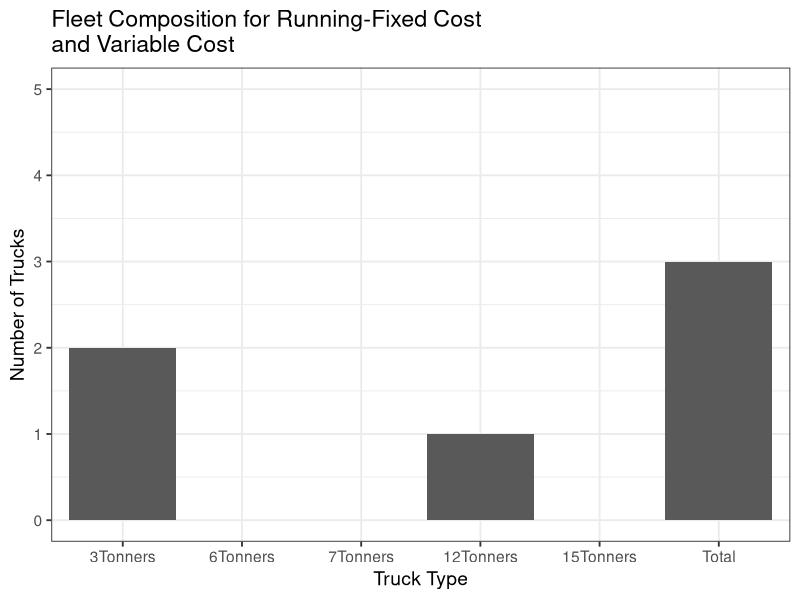
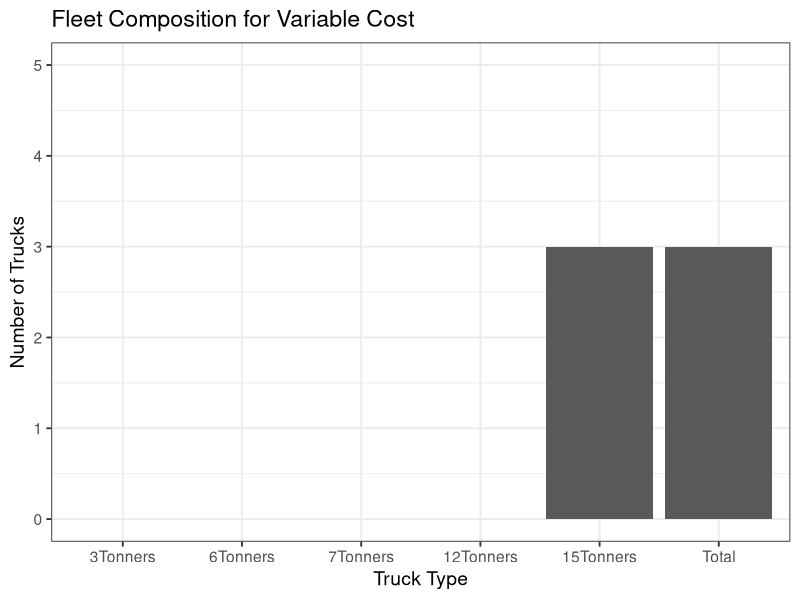
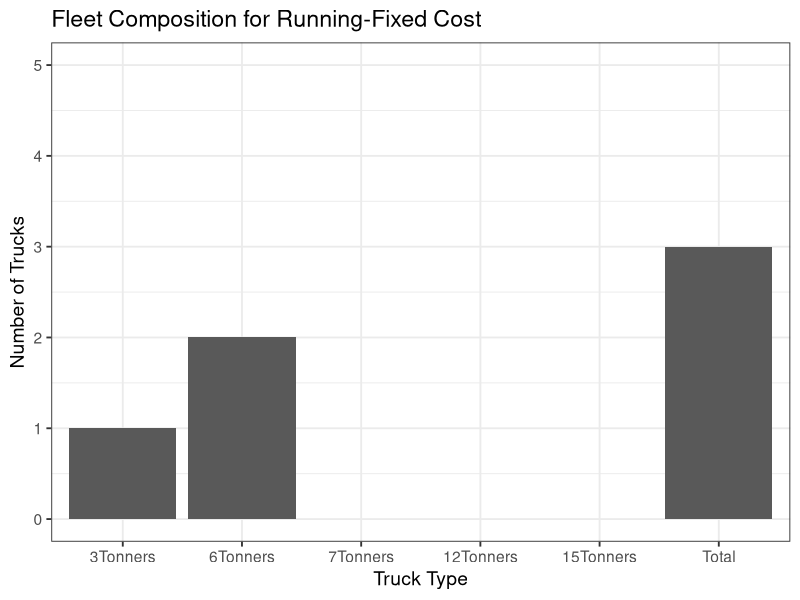
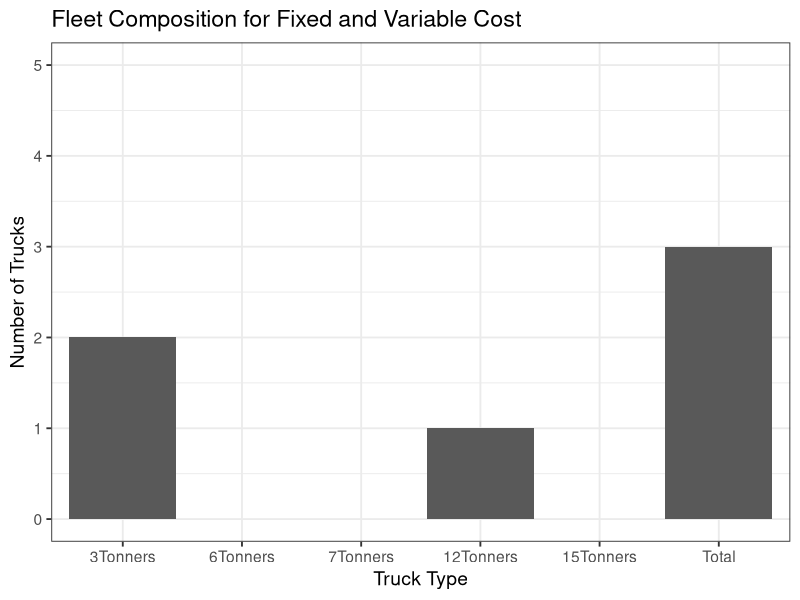
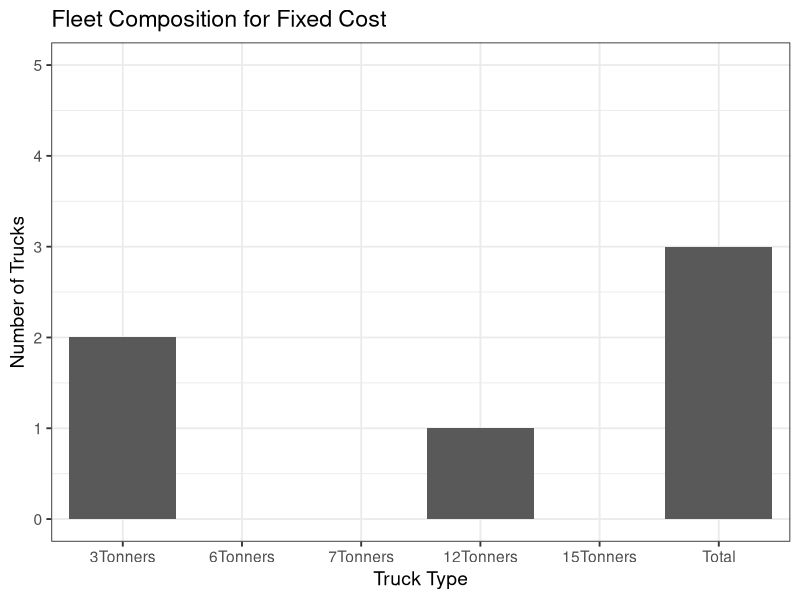
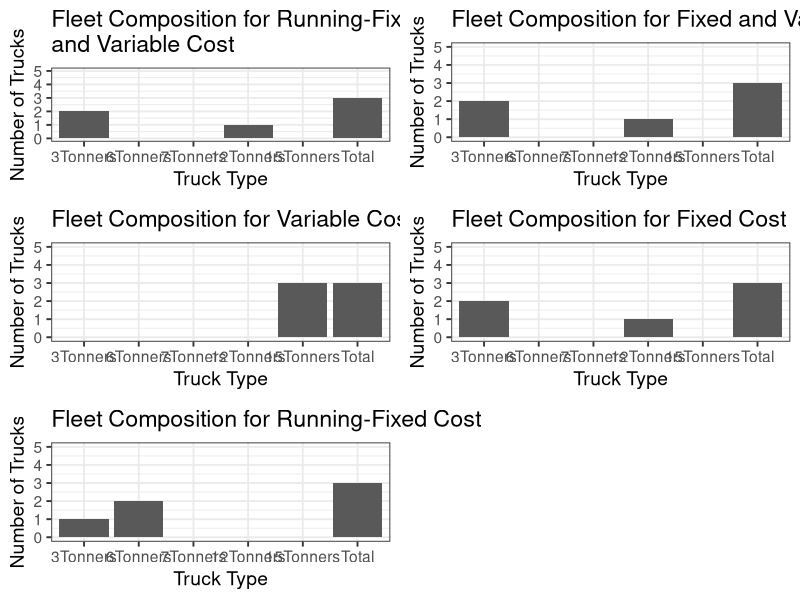
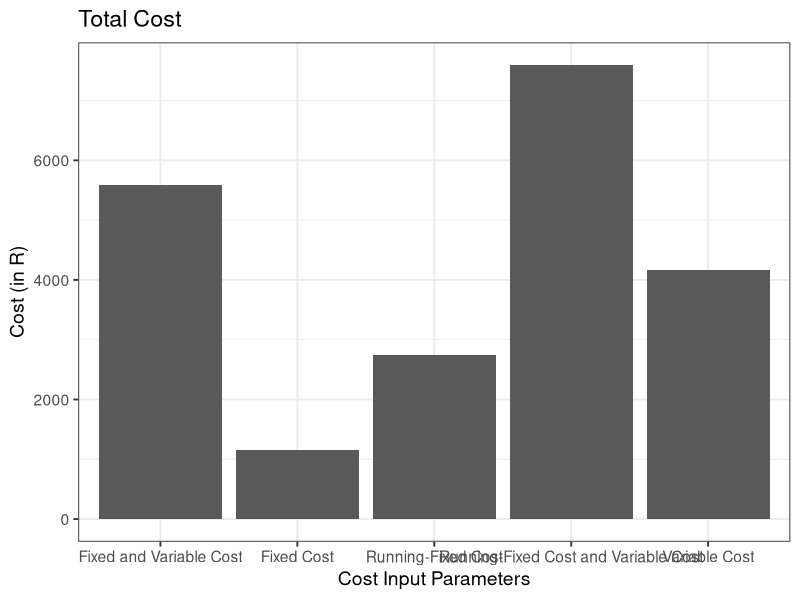
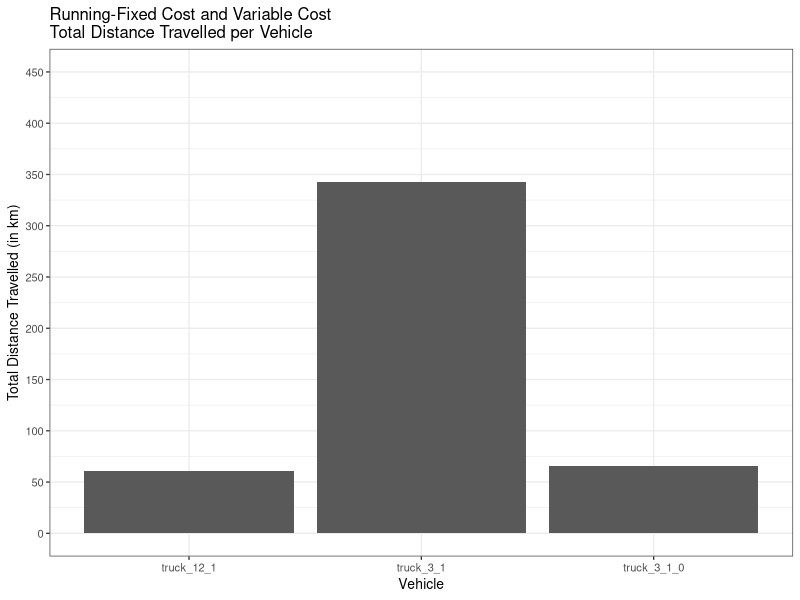

Recreate these plots in R, in order.
## ---- chunk 1
setwd("/home/frans/Documents/BPJ420/CarrierPlanInterpreter/Day3")
## ---- chunk 2
library(ggplot2)
library(xtable)
## ---- chunk 3
setwd("/home/frans/Documents/BPJ420/CarrierPlanInterpreter/Day3")
FSMinfoRunFixAndVar <- read.csv("Day3_80_vehicleTypesFixedRunningAndVariablesumValues.csv")
FSMinfoRunFixAndVar
## ---- chunk 4
RunFixAndVarThreeTonners <- FSMinfoRunFixAndVar[grep("truck_3",FSMinfoRunFixAndVar$vehId),]
RunFixAndVarSixTonners <- FSMinfoRunFixAndVar[grep("truck_6",FSMinfoRunFixAndVar$vehId),]
RunFixAndVarSevenTonners <- FSMinfoRunFixAndVar[grep("truck_7",FSMinfoRunFixAndVar$vehId),]
RunFixAndVarTwelveTonners <- FSMinfoRunFixAndVar[grep("truck_12",FSMinfoRunFixAndVar$vehId),]
RunFixAndVarFifteenTonners <- FSMinfoRunFixAndVar[grep("truck_15",FSMinfoRunFixAndVar$vehId),]
RunFixAndVarThreeTonners
## ---- chunk 5
CollumnNames <- c("3Tonners", "6Tonners", "7Tonners", "12Tonners", "15Tonners")
TruckTotals <- data.frame(matrix(nrow=0, ncol=5))
## ---- chunk 6
TruckTotals <- rbind(c(length(RunFixAndVarThreeTonners$vehId),length(RunFixAndVarSixTonners$vehId),length(RunFixAndVarSevenTonners$vehId),length(RunFixAndVarTwelveTonners$vehId),length(RunFixAndVarFifteenTonners$vehId)))
## ---- chunk 7
colnames(TruckTotals) <- CollumnNames
rownames(TruckTotals) <- "RunFixAndVar"
TruckTotals
## ---- chunk 8
setwd("/home/frans/Documents/BPJ420/CarrierPlanInterpreter/Day3")
FSMinfoVar <- read.csv("Day3_80_vehicleTypesOnlyVariablesumValues.csv")
## ---- chunk 9
VarThreeTonners <- FSMinfoVar[grep("truck_3",FSMinfoVar$vehId),]
VarSixTonners <- FSMinfoVar[grep("truck_6",FSMinfoVar$vehId),]
VarSevenTonners <- FSMinfoVar[grep("truck_7",FSMinfoVar$vehId),]
VarTwelveTonners <- FSMinfoVar[grep("truck_12",FSMinfoVar$vehId),]
VarFifteenTonners <- FSMinfoVar[grep("truck_15",FSMinfoVar$vehId),]
## ---- chunk 10
TruckTotals <- rbind(TruckTotals,c(length(VarThreeTonners$vehId),length(VarSixTonners$vehId),length(VarSevenTonners$vehId),length(VarTwelveTonners$vehId),length(VarFifteenTonners$vehId)))
rownames(TruckTotals) <- c("RunFixAndVar","VarOnly")
## ---- chunk 11
setwd("/home/frans/Documents/BPJ420/CarrierPlanInterpreter/Day3")
FSMinfoRunFix <- read.csv("Day3_80_vehicleTypesOnlyFixedRunningsumValues.csv")
## ---- chunk 12
RunFixThreeTonners <- FSMinfoRunFix[grep("truck_3",FSMinfoRunFix$vehId),]
RunFixSixTonners <- FSMinfoRunFix[grep("truck_6",FSMinfoRunFix$vehId),]
RunFixSevenTonners <- FSMinfoRunFix[grep("truck_7",FSMinfoRunFix$vehId),]
RunFixTwelveTonners <- FSMinfoRunFix[grep("truck_12",FSMinfoRunFix$vehId),]
RunFixFifteenTonners <- FSMinfoRunFix[grep("truck_15",FSMinfoRunFix$vehId),]
## ---- chunk 13
TruckTotals <- rbind(TruckTotals,c(length(RunFixThreeTonners$vehId),length(RunFixSixTonners$vehId),length(RunFixSevenTonners$vehId),length(RunFixTwelveTonners$vehId),length(RunFixFifteenTonners$vehId)))
rownames(TruckTotals) <- c("RunFixAndVar","VarOnly","RunFixOnly")
## ---- chunk 14
setwd("/home/frans/Documents/BPJ420/CarrierPlanInterpreter/Day3")
FSMinfoFixAndVar <- read.csv("Day3_80_vehicleTypesAbsFixAndVarsumValues.csv")
## ---- chunk 15
FixAndVarThreeTonners <- FSMinfoFixAndVar[grep("truck_3",FSMinfoFixAndVar$vehId),]
FixAndVarSixTonners <- FSMinfoFixAndVar[grep("truck_6",FSMinfoFixAndVar$vehId),]
FixAndVarSevenTonners <- FSMinfoFixAndVar[grep("truck_7",FSMinfoFixAndVar$vehId),]
FixAndVarTwelveTonners <- FSMinfoFixAndVar[grep("truck_12",FSMinfoFixAndVar$vehId),]
FixAndVarFifteenTonners <- FSMinfoFixAndVar[grep("truck_15",FSMinfoFixAndVar$vehId),]
## ---- chunk 16
TruckTotals <- rbind(TruckTotals,c(length(FixAndVarThreeTonners$vehId),length(FixAndVarSixTonners$vehId),length(FixAndVarSevenTonners$vehId),length(FixAndVarTwelveTonners$vehId),length(FixAndVarFifteenTonners$vehId)))
rownames(TruckTotals) <- c("RunFixAndVar","VarOnly","RunFixOnly","FixAndVar")
## ---- chunk 17
setwd("/home/frans/Documents/BPJ420/CarrierPlanInterpreter/Day3")
FSMinfoFix <- read.csv("Day3_80_vehicleTypesOnlyAbsFixsumValues.csv")
## ---- chunk 18
FixThreeTonners <- FSMinfoFix[grep("truck_3",FSMinfoFixAndVar$vehId),]
FixSixTonners <- FSMinfoFix[grep("truck_6",FSMinfoFixAndVar$vehId),]
FixSevenTonners <- FSMinfoFix[grep("truck_7",FSMinfoFixAndVar$vehId),]
FixTwelveTonners <- FSMinfoFix[grep("truck_12",FSMinfoFixAndVar$vehId),]
FixFifteenTonners <- FSMinfoFix[grep("truck_15",FSMinfoFixAndVar$vehId),]
## ---- chunk 19
TruckTotals <- rbind(TruckTotals,c(length(FixThreeTonners$vehId),length(FixSixTonners$vehId),length(FixSevenTonners$vehId),length(FixTwelveTonners$vehId),length(FixFifteenTonners$vehId)))
rownames(TruckTotals) <- c("Running-Fixed Cost and Variable Cost","Variable Cost","Running-Fixed Cost","Fixed and Variable Cost","Fixed Cost")
## ---- chunk 20
TruckTotals <- cbind(TruckTotals, rowSums(TruckTotals))
CollumnNames <- c("3Tonners", "6Tonners", "7Tonners", "12Tonners", "15Tonners", "Total")
colnames(TruckTotals) <- CollumnNames
TruckTotals
## ---- chunk 21
xtable(TruckTotals)
## ---- chunk 22
x <- CollumnNames
x <- as.character(x)
x <- factor(x, levels=unique(x))
## ---- chunk 23
TruckTotals[1,]
y <- TruckTotals[1,]
## ---- chunk 24
ggplotData <- data.frame(x,y)
## ---- chunk 25
g <- ggplot(data = ggplotData, aes(x=x,y=y)) + geom_bar(stat="identity") + xlab("Truck Type") + ylab("Number of Trucks") 
g <- g + theme_bw(base_size = 14) + ggtitle("Fleet Composition for Running-Fixed Cost \nand Variable Cost") 
g1 <- g + coord_cartesian(ylim=c(0, 5)) + scale_y_continuous(breaks=seq(0, 5, 1))
print(g1)
## ---- chunk 26
x <- CollumnNames
x <- as.character(x)
x <- factor(x, levels=unique(x))
y <- TruckTotals[2,]
ggplotData <- data.frame(x,y)
g <- ggplot(data = ggplotData, aes(x=x,y=y)) + geom_bar(stat="identity") + xlab("Truck Type") + ylab("Number of Trucks") 
g <- g + theme_bw(base_size = 14) + ggtitle("Fleet Composition for Variable Cost") 
g2 <- g + coord_cartesian(ylim=c(0, 5)) + scale_y_continuous(breaks=seq(0, 5, 1))
print(g2)
## ---- chunk 27
x <- CollumnNames
x <- as.character(x)
x <- factor(x, levels=unique(x))
y <- TruckTotals[3,]
ggplotData <- data.frame(x,y)
g <- ggplot(data = ggplotData, aes(x=x,y=y)) + geom_bar(stat="identity") + xlab("Truck Type") + ylab("Number of Trucks") 
g <- g + theme_bw(base_size = 14) + ggtitle("Fleet Composition for Running-Fixed Cost") 
g3 <- g + coord_cartesian(ylim=c(0, 5)) + scale_y_continuous(breaks=seq(0, 5, 1))
print(g3)
## ---- chunk 28
x <- CollumnNames
x <- as.character(x)
x <- factor(x, levels=unique(x))
y <- TruckTotals[4,]
ggplotData <- data.frame(x,y)
g <- ggplot(data = ggplotData, aes(x=x,y=y)) + geom_bar(stat="identity") + xlab("Truck Type") + ylab("Number of Trucks") 
g <- g + theme_bw(base_size = 14) + ggtitle("Fleet Composition for Fixed and Variable Cost") 
g4 <- g + coord_cartesian(ylim=c(0, 5)) + scale_y_continuous(breaks=seq(0, 5, 1))
print(g4)
## ---- chunk 29
x <- CollumnNames
x <- as.character(x)
x <- factor(x, levels=unique(x))
y <- TruckTotals[5,]
ggplotData <- data.frame(x,y)
g <- ggplot(data = ggplotData, aes(x=x,y=y)) + geom_bar(stat="identity") + xlab("Truck Type") + ylab("Number of Trucks") 
g <- g + theme_bw(base_size = 14) + ggtitle("Fleet Composition for Fixed Cost") 
g5 <- g + coord_cartesian(ylim=c(0, 5)) + scale_y_continuous(breaks=seq(0, 5, 1))
print(g5)
## ---- chunk 30
multiplot <- function(..., plotlist=NULL, file, cols=1, layout=NULL) {
        require(grid)
        
        # Make a list from the ... arguments and plotlist
        plots <- c(list(...), plotlist)
        
        numPlots = length(plots)
        
        # If layout is NULL, then use 'cols' to determine layout
        if (is.null(layout)) {
                # Make the panel
                # ncol: Number of columns of plots
                # nrow: Number of rows needed, calculated from # of cols
                layout <- matrix(seq(1, cols * ceiling(numPlots/cols)),
                                 ncol = cols, nrow = ceiling(numPlots/cols))
        }
        
        if (numPlots==1) {
                print(plots[[1]])
                
        } else {
                # Set up the page
                grid.newpage()
                pushViewport(viewport(layout = grid.layout(nrow(layout), ncol(layout))))
                
                # Make each plot, in the correct location
                for (i in 1:numPlots) {
                        # Get the i,j matrix positions of the regions that contain this subplot
                        matchidx <- as.data.frame(which(layout == i, arr.ind = TRUE))
                        
                        print(plots[[i]], vp = viewport(layout.pos.row = matchidx$row,
                                                        layout.pos.col = matchidx$col))
                }
        }
}
## ---- chunk 31
AllFC <- multiplot(g1,g2,g3,g4,g5, cols=2)
## ---- chunk 32
x <- c("Fixed Cost", "Fixed and Variable Cost", "Running-Fixed Cost", "Running-Fixed Cost and Variable Cost", "Variable Cost")
## ---- chunk 33
FSMinfoFix
FSMinfoFixAndVar
FSMinfoRunFix
FSMinfoRunFixAndVar
FSMinfoVar
y <- c(FSMinfoFix$score[1]/100, FSMinfoFixAndVar$score[1]/100, FSMinfoRunFix$score[1]/100, FSMinfoRunFixAndVar$score[1]/100, FSMinfoVar$score[1]/100)*-1
y
## ---- chunk 34
TotCostData <- data.frame(x,y)
TotCostData
## ---- chunk 35
g <- ggplot(data = TotCostData, aes(x=x, y=y)) + geom_bar(stat="identity") +xlab("Cost Input Parameters") +ylab("Cost (in R)")
g <- g + theme_bw(base_size = 14) + ggtitle("Total Cost") 
print(g)
## ---- chunk 36
xtable(TotCostData)
## ---- chunk 37
FSMinfoRunFixAndVar
## ---- chunk 38
x <- FSMinfoRunFixAndVar$vehId
x 
## ---- chunk 39
y <- FSMinfoRunFixAndVar$totDist
## ---- chunk 40
y <- y/1000 
y
## ---- chunk 41
DistanceData <- data.frame(x,y)
## ---- chunk 42
g <- ggplot(data = DistanceData, aes(x=x, y=y)) + geom_bar(stat="identity") +xlab("Vehicle") +ylab("Total Distance Travelled (in km)")
gD1 <- g + ggtitle("Running-Fixed Cost and Variable Cost \nTotal Distance Travelled per Vehicle") + theme_bw(base_size = 10)
gD1 <- gD1 + coord_cartesian(ylim=c(0, 450)) + scale_y_continuous(breaks=seq(0, 450, 50))
print(gD1)
## ---- chunk 43
x <- FSMinfoVar$vehId
y <- FSMinfoVar$totDist
y <- y/1000 
DistanceData <- data.frame(x,y)
g <- ggplot(data = DistanceData, aes(x=x, y=y)) + geom_bar(stat="identity") +xlab("Vehicle") +ylab("Total Distance Travelled (in km)")
gD2 <- g + ggtitle("Variable Cost \nTotal Distance Travelled per Vehicle") + theme_bw(base_size = 10)
gD2 <- gD2 + coord_cartesian(ylim=c(0, 450)) + scale_y_continuous(breaks=seq(0, 450, 50))
print(gD2)
## ---- chunk 44
x <- FSMinfoRunFix$vehId
y <- FSMinfoRunFix$totDist
y <- y/1000
DistanceData <- data.frame(x,y)
g <- ggplot(data = DistanceData, aes(x=x, y=y)) + geom_bar(stat="identity") +xlab("Vehicle") +ylab("Total Distance Travelled (in km)")
gD3 <- g + ggtitle("Running-Fixed Cost \nTotal Distance Travelled per Vehicle") + theme_bw(base_size = 10)
gD3 <- gD3 + coord_cartesian(ylim=c(0, 450)) + scale_y_continuous(breaks=seq(0, 450, 50))
print(gD3)
## ---- chunk 45
x <- FSMinfoFixAndVar$vehId
y <- FSMinfoFixAndVar$totDist
y <- y/1000 ##Convert y from meters to kilometers
DistanceData <- data.frame(x,y)
g <- ggplot(data = DistanceData, aes(x=x, y=y)) + geom_bar(stat="identity") +xlab("Vehicle") +ylab("Total Distance Travelled (in km)")
gD4 <- g + ggtitle("Fixed and Variable Cost \nTotal Distance Travelled per Vehicle") + theme_bw(base_size = 10)
gD4 <- gD4 + coord_cartesian(ylim=c(0, 450)) + scale_y_continuous(breaks=seq(0, 450, 50))
pdf("VehicleDistanceFixAndVar.pdf")
print(gD4)
## ---- chunk 46
x <- FSMinfoFix$vehId
y <- FSMinfoFix$totDist
y <- y/1000 ##Convert y from meters to kilometers
DistanceData <- data.frame(x,y)
g <- ggplot(data = DistanceData, aes(x=x, y=y)) + geom_bar(stat="identity") +xlab("Vehicle") +ylab("Total Distance Travelled (in km)")
gD5 <- g + ggtitle("Fixed Cost \nTotal Distance Travelled per Vehicle") + theme_bw(base_size = 10)
gD5 <- gD5 + coord_cartesian(ylim=c(0, 450)) + scale_y_continuous(breaks=seq(0, 450, 50))
print(gD5)
## ---- chunk 47
Alldist <- multiplot(gD1,gD2,gD3,gD4,gD5, cols=2)
## ---- chunk 48
x <- c("Fixed Cost", "Fixed and Variable Cost", "Running-Fixed Cost", "Running-Fixed Cost and Variable Cost", "Variable Cost")
## ---- chunk 49
y <- c(sum(FSMinfoFix$totDist)/1000, sum(FSMinfoFixAndVar$totDist)/1000, sum(FSMinfoRunFix$totDist)/1000, sum(FSMinfoRunFixAndVar$totDist)/1000, sum(FSMinfoVar$totDist)/1000)
TotDistData <- data.frame(x,y)
g <- ggplot(data = TotDistData, aes(x=x, y=y)) + geom_bar(stat="identity") +xlab("Cost Parameters") + ylab("Total Distance (in km)")
g <- g + theme_bw(base_size = 14) + ggtitle("Total Distance") 
print(g)
